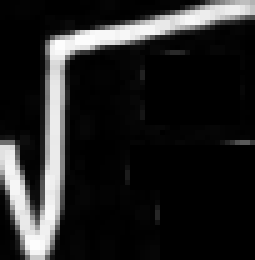
#> input picture train-symbol/0025_4_46_98_171_222.png, 51 x 52 px (shown 5 times larger); its folder holds only this picture in this run
$ python processImage-20_28x28.py   (older library calls are emulated)
#> lines starting #> are read from the running program, lines starting #| are printed output that depends on the picture; after the words box and inside, x2 and y2 are one past the last pixel; in counts of white or black regions, pixels touching at a corner belong together
import glob
import cv2
import os
from PIL import Image, ImageFilter

image_list = glob.glob("./train-symbol/*.*")

for image_item in image_list:
    im = cv2.imread(image_item)
#> im is the input picture: shape (52, 51, 3); min 0, max 253, mean 35.6
    im[im >= 127] = 255
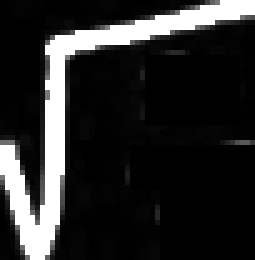
#> im: shape (52, 51, 3) (shown 5 times larger); 14.14% of pixels changed, all inside (x1, y1, x2, y2) = (0, 0, 51, 52)
    im[im < 127] = 0
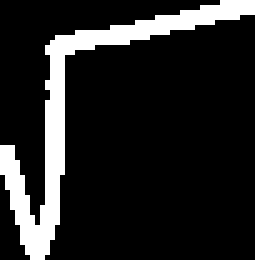
#> im: shape (52, 51, 3) (shown 5 times larger); 14.1% white; 1 white region, box (x1, y1, x2, y2) and area: (0, 0, 51, 52) 375
    image = Image.fromarray(im)

    head, tail = os.path.split(image_item)

    #read width of image
    width = float(image.size[0])
#> width = 51
    #read height of image
    height = float(image.size[1])
#> height = 52
    # create a new Image with size 28x28
    new_image = Image.new('L', (28, 28), (0))
#> new_image: PIL image 28x28 L; every value is 0

    #check which dimension is bigger
    if width > height:
        # width becomes 20 pixels.

        # resize height according to ratio width
        new_height = int(round((20.0/width*height),0))
        # edge case height is 0 => min 1
        if (new_height == 0):
            new_height = 1
        # resize and sharpen
        img = image.resize((20,new_height), Image.ANTIALIAS).filter(ImageFilter.SHARPEN)

        #caculate horizontal pozition
        width_top = int(round(((28 - new_height)/2),0))

        #paste resized image on white canvas
        new_image.paste(img, (4, width_top))
    else:
        # Height is bigger. Heigth becomes 20 pixels.

        # resize width according to ratio height
        new_width = int(round((20.0/height*width),0))
#> new_width = 20
        # edge case width is 0 => min 1
        if (new_width == 0):
            new_width = 1
         # resize and sharpen
        img = image.resize((new_width,20), Image.ANTIALIAS).filter(ImageFilter.SHARPEN)
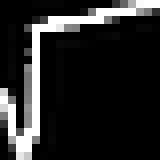
#> img: PIL image 20x20 RGB (shown 8 times larger); min 0, max 255, mean 37.4

         #caculate vertical pozition
        width_left = int(round(((28 - new_width)/2),0))
#> width_left = 4

         #paste resized image on white canvas
        new_image.paste(img, (width_left, 4))
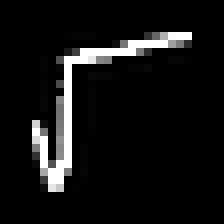
#> new_image: PIL image 28x28 L (shown 8 times larger); min 0, max 255, mean 19.1

    new_image.save("./annotated-20_28x28/"+tail, quality=100)

$ run again, on train-symbol/0206_5_30_75_165_227.png
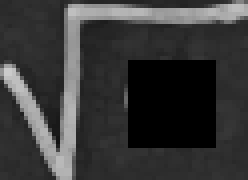
#> input picture train-symbol/0206_5_30_75_165_227.png, 62 x 45 px (shown 4 times larger)
#> im is the input picture: shape (45, 62, 3); min 0, max 203, mean 55.9
#> `im[im < 127] = 0`:
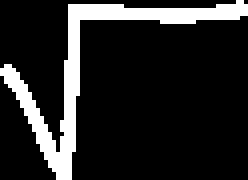
#> im: shape (45, 62, 3) (shown 4 times larger); 14.7% white; 1 white region, box (x1, y1, x2, y2) and area: (0, 0, 62, 45) 410
#> `new_image.paste(img, (4, width_top))`:
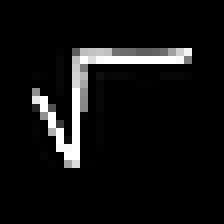
#> new_image: PIL image 28x28 L (shown 8 times larger); min 0, max 255, mean 17

$ run again, on train-symbol/0212_2_54_94_157_224.png
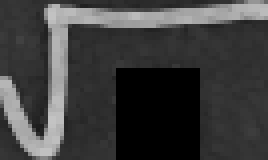
#> input picture train-symbol/0212_2_54_94_157_224.png, 67 x 40 px (shown 4 times larger)
#> im is the input picture: shape (40, 67, 3); min 0, max 195, mean 61.4
#> `im[im < 127] = 0`:
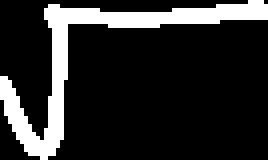
#> im: shape (40, 67, 3) (shown 4 times larger); 16.7% white; 1 white region, box (x1, y1, x2, y2) and area: (0, 0, 67, 40) 448
#> `new_image.paste(img, (4, width_top))`:
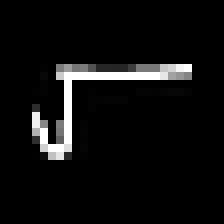
#> new_image: PIL image 28x28 L (shown 8 times larger); min 0, max 255, mean 14.4

$ run again, on train-symbol/0272_2_56_109_141_217.png
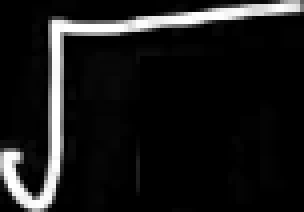
#> input picture train-symbol/0272_2_56_109_141_217.png, 76 x 53 px (shown 4 times larger)
#> im is the input picture: shape (53, 76, 3); min 0, max 255, mean 25.4
#> `im[im < 127] = 0`:
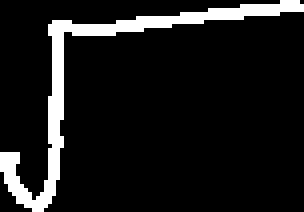
#> im: shape (53, 76, 3) (shown 4 times larger); 9.9% white; 1 white region, box (x1, y1, x2, y2) and area: (0, 0, 76, 53) 397
#> `new_image.paste(img, (4, width_top))`:
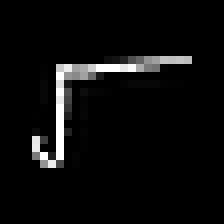
#> new_image: PIL image 28x28 L (shown 8 times larger); min 0, max 255, mean 11.6

$ run again, on train-symbol/0029_1_75_102_170_207.png
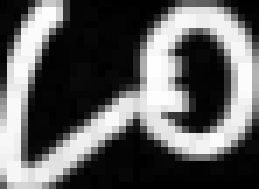
#> input picture train-symbol/0029_1_75_102_170_207.png, 37 x 27 px (shown 7 times larger)
#> im is the input picture: shape (27, 37, 3); min 0, max 254, mean 95.1
#> `new_image.paste(img, (4, width_top))`:
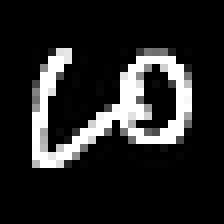
#> new_image: PIL image 28x28 L (shown 8 times larger); min 0, max 255, mean 36.1
